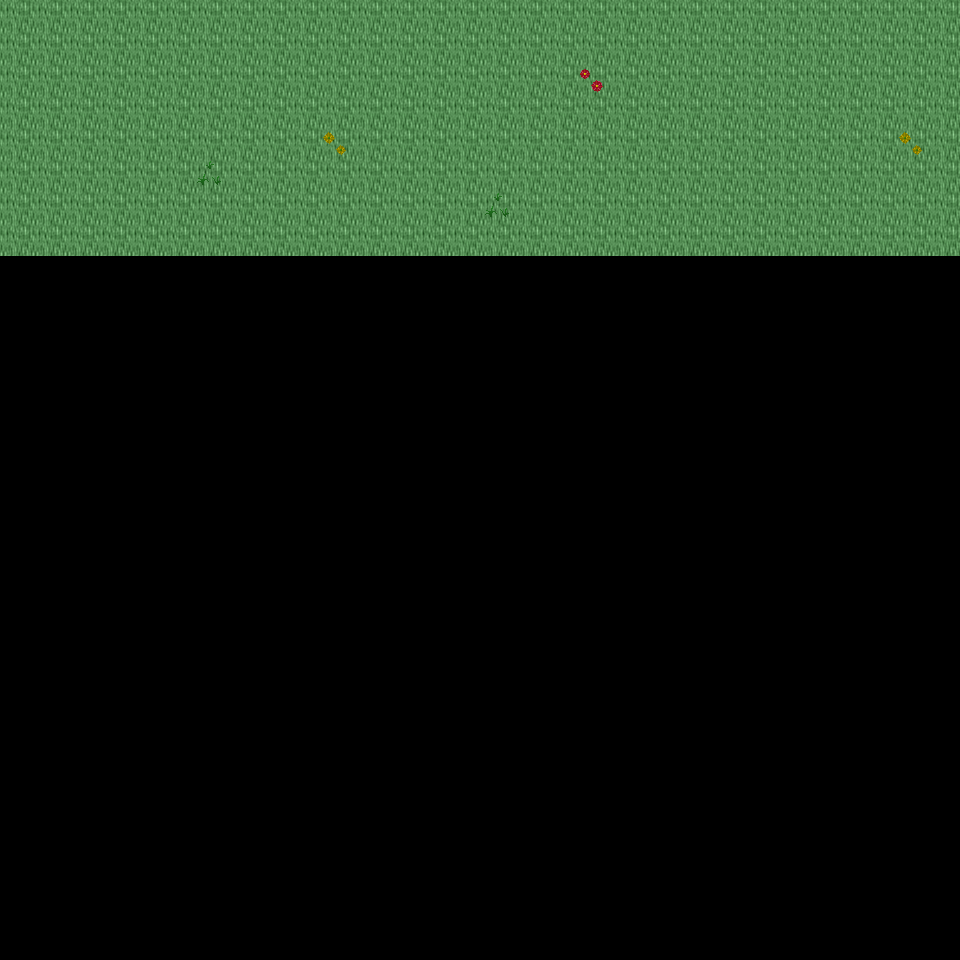

The image is a tile-based game level rendered from a .tmx file. Its description and source (layers, tilesets, objects; grid data summarised) follow:
An orthogonal 30x30 tile map with 32x32 px tiles, 6 tile layers (Ground, Object, Object2, Above, ...), 37 tilesets and 3 objects (3x mapExit).

<map version="1.0" orientation="orthogonal" renderorder="right-down" width="30" height="30" tilewidth="32" tileheight="32" nextobjectid="4">
  <tileset firstgid="1" name="tileset_ground_ground" tilewidth="32" tileheight="32" tilecount="33" columns="3">
    <image source="../drawable/tileset_ground_ground.png" width="96" height="352" />
  </tileset>
  <tileset firstgid="34" name="tileset_ground_ridge_earth_dark" tilewidth="32" tileheight="32" tilecount="96" columns="12">
    <image source="../drawable/tileset_ground_ridge_earth_dark.png" width="384" height="256" />
  </tileset>
  <tileset firstgid="130" name="tileset_ground_ridge_earth_pale" tilewidth="32" tileheight="32" tilecount="96" columns="12">
    <image source="../drawable/tileset_ground_ridge_earth_pale.png" width="384" height="256" />
  </tileset>
  <tileset firstgid="226" name="tileset_ground_earth_edges" tilewidth="32" tileheight="32" tilecount="18" columns="6">
    <image source="../drawable/tileset_ground_earth_edges.png" width="192" height="96" />
  </tileset>
  <tileset firstgid="244" name="tileset_ground_rock_pebbles" tilewidth="32" tileheight="32" tilecount="3" columns="1">
    <image source="../drawable/tileset_ground_rock_pebbles.png" width="32" height="96" />
  </tileset>
  <tileset firstgid="247" name="tileset_plant_grasses" tilewidth="32" tileheight="32" tilecount="6" columns="3">
    <image source="../drawable/tileset_plant_grasses.png" width="96" height="64" />
  </tileset>
  <tileset firstgid="253" name="tileset_plant_flower_daisy_yellow" tilewidth="32" tileheight="32" tilecount="8" columns="2">
    <image source="../drawable/tileset_plant_flower_daisy_yellow.png" width="64" height="128" />
  </tileset>
  <tileset firstgid="261" name="tileset_plant_bush_bushes" tilewidth="32" tileheight="32" tilecount="10" columns="5">
    <image source="../drawable/tileset_plant_bush_bushes.png" width="160" height="64" />
  </tileset>
  <tileset firstgid="271" name="tileset_plant_flower_daisy_red" tilewidth="32" tileheight="32" tilecount="8" columns="2">
    <image source="../drawable/tileset_plant_flower_daisy_red.png" width="64" height="128" />
  </tileset>
  <tileset firstgid="279" name="tileset_plant_tree_tree_darkgreen" tilewidth="32" tileheight="32" tilecount="88" columns="8">
    <image source="../drawable/tileset_plant_tree_tree_darkgreen.png" width="256" height="352" />
  </tileset>
  <tileset firstgid="367" name="tileset_plant_flower_daisy_blue" tilewidth="32" tileheight="32" tilecount="8" columns="2">
    <image source="../drawable/tileset_plant_flower_daisy_blue.png" width="64" height="128" />
  </tileset>
  <tileset firstgid="375" name="tileset_item_corpse_skull_pale" tilewidth="32" tileheight="32" tilecount="2" columns="2">
    <image source="../drawable/tileset_item_corpse_skull_pale.png" width="64" height="32" />
  </tileset>
  <tileset firstgid="377" name="tileset_plant_vine" tilewidth="32" tileheight="32" tilecount="3" columns="1">
    <image source="../drawable/tileset_plant_vine.png" width="32" height="96" />
  </tileset>
  <tileset firstgid="380" name="tileset_plant_flower_daisy_white" tilewidth="32" tileheight="32" tilecount="8" columns="2">
    <image source="../drawable/tileset_plant_flower_daisy_white.png" width="64" height="128" />
  </tileset>
  <tileset firstgid="388" name="tileset_item_corpse_huge_animal" tilewidth="32" tileheight="32" tilecount="16" columns="2">
    <image source="../drawable/tileset_item_corpse_huge_animal.png" width="64" height="256" />
  </tileset>
  <tileset firstgid="404" name="tileset_building_fence_fence_chunky" tilewidth="32" tileheight="32" tilecount="21" columns="3">
    <image source="../drawable/tileset_building_fence_fence_chunky.png" width="96" height="224" />
  </tileset>
  <tileset firstgid="425" name="tileset_ground_eye" tilewidth="32" tileheight="32" tilecount="9" columns="3">
    <image source="../drawable/tileset_ground_eye.png" width="96" height="96" />
  </tileset>
  <tileset firstgid="434" name="tileset_logic_creature_gnome" tilewidth="32" tileheight="32" tilecount="6" columns="6">
    <image source="../drawable/tileset_logic_creature_gnome.png" width="192" height="32" />
  </tileset>
  <tileset firstgid="440" name="tileset_logic_creature_animal" tilewidth="32" tileheight="32" tilecount="32" columns="8">
    <image source="../drawable/tileset_logic_creature_animal.png" width="256" height="128" />
  </tileset>
  <tileset firstgid="472" name="tileset_logic_collision" tilewidth="32" tileheight="32" tilecount="1" columns="1">
    <image source="../drawable/tileset_logic_collision.png" width="32" height="32" />
  </tileset>
  <tileset firstgid="473" name="tileset_plant_tree_taller_trees" tilewidth="32" tileheight="32" tilecount="32" columns="8">
    <image source="../drawable/tileset_plant_tree_taller_trees.png" width="256" height="128" />
  </tileset>
  <tileset firstgid="505" name="tileset_plant_tree_spruce" tilewidth="32" tileheight="32" tilecount="6" columns="2">
    <image source="../drawable/tileset_plant_tree_spruce.png" width="64" height="96" />
  </tileset>
  <tileset firstgid="511" name="tileset_ground_blue_paving" tilewidth="32" tileheight="32" tilecount="2" columns="1">
    <image source="../drawable/tileset_ground_blue_paving.png" width="32" height="64" />
  </tileset>
  <tileset firstgid="513" name="tileset_ground_grass_edges" tilewidth="32" tileheight="32" tilecount="36" columns="12">
    <image source="../drawable/tileset_ground_grass_edges.png" width="384" height="96" />
  </tileset>
  <tileset firstgid="549" name="tileset_ground_grass_corners" tilewidth="32" tileheight="32" tilecount="24" columns="6">
    <image source="../drawable/tileset_ground_grass_corners.png" width="192" height="128" />
  </tileset>
  <tileset firstgid="573" name="tileset_logic_item_fruits" tilewidth="32" tileheight="32" tilecount="10" columns="10">
    <image source="../drawable/tileset_logic_item_fruits.png" width="256" height="64" />
  </tileset>
  <tileset firstgid="583" name="tileset_building_house_pink_blue" tilewidth="32" tileheight="32" tilecount="99" columns="11">
    <image source="../drawable/tileset_building_house_pink_blue.png" width="352" height="288" />
  </tileset>
  <tileset firstgid="682" name="tileset_building_fence_stone_fence_white" tilewidth="32" tileheight="32" tilecount="9" columns="3">
    <image source="../drawable/tileset_building_fence_stone_fence_white.png" width="96" height="96" />
  </tileset>
  <tileset firstgid="691" name="tileset_plant_tree_pine_tree" tilewidth="32" tileheight="32" tilecount="20" columns="4">
    <image source="../drawable/tileset_plant_tree_pine_tree.png" width="128" height="160" />
  </tileset>
  <tileset firstgid="711" name="tileset_furniture_chair_bench_wooden" tilewidth="32" tileheight="32" tilecount="8" columns="2">
    <image source="../drawable/tileset_furniture_chair_bench_wooden.png" width="64" height="128" />
  </tileset>
  <tileset firstgid="719" name="tileset_item_postbox" tilewidth="32" tileheight="32" tilecount="4" columns="2">
    <image source="../drawable/tileset_item_postbox.png" width="64" height="64" />
  </tileset>
  <tileset firstgid="723" name="tileset_logic_portal" tilewidth="32" tileheight="32" tilecount="24" columns="8">
    <image source="../drawable/tileset_logic_portal.png" width="256" height="96" />
  </tileset>
  <tileset firstgid="747" name="tileset_furniture_light_lamp_blue" tilewidth="32" tileheight="32" tilecount="3" columns="1">
    <image source="../drawable/tileset_furniture_light_lamp_blue.png" width="32" height="96" />
  </tileset>
  <tileset firstgid="750" name="tileset_light_dim_light_7x5" tilewidth="32" tileheight="32" tilecount="35" columns="7">
    <image source="../drawable/tileset_light_dim_light_7x5.png" width="224" height="160" />
  </tileset>
  <tileset firstgid="785" name="tileset_light_light_5x5" tilewidth="32" tileheight="32" tilecount="25" columns="5">
    <image source="../drawable/tileset_light_light_5x5.png" width="160" height="160" />
  </tileset>
  <tileset firstgid="810" name="tileset_logic_creature_reptile" tilewidth="32" tileheight="32" tilecount="7" columns="7">
    <image source="../drawable/tileset_logic_creature_reptile.png" width="224" height="32" />
  </tileset>
  <tileset firstgid="817" name="tileset_plant_bushes_and_trees" tilewidth="32" tileheight="32" tilecount="144" columns="16">
    <image source="../drawable/tileset_plant_bushes_and_trees.png" width="512" height="289" />
  </tileset>
  <layer name="Ground" width="30" height="30">
    <data>[900 cells, 240 non-empty, 1 distinct tile ids]</data>
  </layer>
  <layer name="Object" width="30" height="30">
    <data>[900 cells, 0 non-empty, 0 distinct tile ids]</data>
  </layer>
  <layer name="Object2" width="30" height="30">
    <data>[900 cells, 5 non-empty, 3 distinct tile ids]</data>
  </layer>
  <layer name="Above" width="30" height="30">
    <data>[900 cells, 0 non-empty, 0 distinct tile ids]</data>
  </layer>
  <layer name="Above2" width="30" height="30">
    <data>[900 cells, 0 non-empty, 0 distinct tile ids]</data>
  </layer>
  <layer name="Walkable" width="30" height="30">
    <data>[900 cells, 0 non-empty, 0 distinct tile ids]</data>
  </layer>
  <objectgroup name="MapEvents">
    <object id="1" name="north" type="mapExit" x="0" y="0" width="960" height="32">
      <properties>
        <property name="map" value="level_0_x87_y79" />
        <property name="x" value="0" />
        <property name="y" value="28" />
      </properties>
    </object>
    <object id="2" name="west" type="mapExit" x="0" y="0" width="32" height="960">
      <properties>
        <property name="map" value="level_0_x86_y80" />
        <property name="x" value="28" />
        <property name="y" value="0" />
      </properties>
    </object>
    <object id="3" name="east" type="mapExit" x="928" y="0" width="32" height="960">
      <properties>
        <property name="map" value="level_0_x88_y80" />
        <property name="x" value="1" />
        <property name="y" value="0" />
      </properties>
    </object>
  </objectgroup>
</map>
